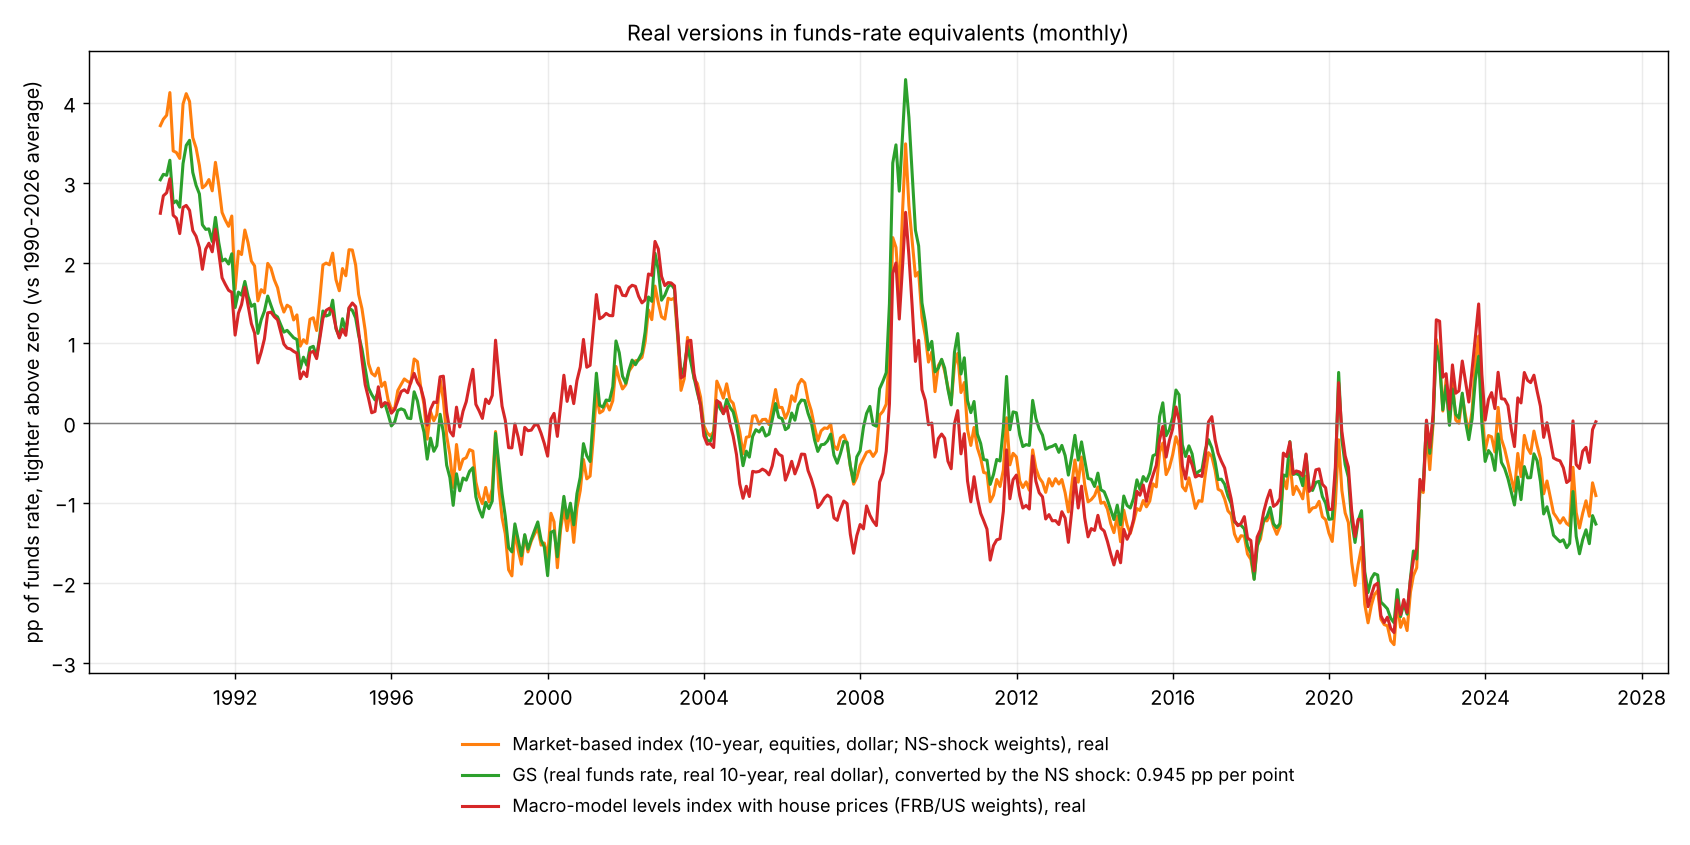

Write Python code to recreate this figure.
"""
One chart of the real versions in funds-rate pp: market-based index (NS-shock weights, real 10-year), GS (real funds rate, real 10-year, real dollar; NS-shock conversion 0.945 pp per point)
and the macro-model levels index with house prices (real policy rate and 10-year). Monthly (end-of-month), demeaned over 1990-2026.
Usage: python experimental/fci_compare/real_three.py        Output: real_three.png
"""
import os, sys
import numpy as np, pandas as pd

HERE = os.path.dirname(os.path.abspath(__file__))
ROOT = os.path.dirname(os.path.dirname(HERE))
sys.path.insert(0, os.path.join(ROOT, "experimental", "path_fci"))
import path_fci as P
import path_fci_gss_ns as Q


def main():
    ev = P.events(P.USMPD)
    d = ev.dropna(subset=Q.FUT + ["UST2Y"] + list(Q.ENDOG.values())).reset_index(drop=True)
    gss, ns, _, _ = Q.gss_ns(d)
    w = pd.Series(Q.estimate(d, ns, True)[0], index=list(Q.ENDOG))
    P.L.REAL10 = True; P.L.RSTAR = False
    X, G = P.L.build()
    mkt = sum(w[n] * P.VARS[n][1] * (X[P.VARS[n][0]] - X[P.VARS[n][0]].mean()) for n in w.index) * 0.983
    gs_real = G.fci.reindex(X.index) - (0.044 + 0.451) * X.einf + 0.06 * (100 * X.lnrusd - 100 * np.log(G.x_usd.reindex(X.index)))
    gs = (gs_real - gs_real.mean()) * 0.945
    mm = pd.read_csv(os.path.join(ROOT, "experimental", "ms_fci", "macro_model_levels_daily_real10.csv"), parse_dates=["date"]).set_index("date")["with house prices"]
    D = pd.concat({"MKT": mkt, "GS": gs, "MACRO": mm}, axis=1).dropna()
    M = D.resample("ME").last()
    print("monthly corr of levels:\n", M.corr().round(2).to_string())
    print("12-month changes:\n", M.diff(12).corr().round(2).to_string())
    print("since 1998, levels:", M.loc["1998":].corr().round(2).values[np.triu_indices(3, 1)], "(MKT/GS, MKT/MACRO, GS/MACRO)")
    print("sd:", D.std().round(2).to_dict(), "| latest:", D.iloc[-1].round(2).to_dict())
    for lab, d0 in (("since 27 Feb 2026", "2026-02-27"), ("since 27 Aug 2026", "2026-08-27")):
        print(lab, {k: round(float(D[k].iloc[-1] - D[k].loc[:d0].iloc[-1]), 2) for k in D})
    import matplotlib
    matplotlib.use("Agg")
    import matplotlib.pyplot as plt
    fig, ax = plt.subplots(figsize=(13, 6.5))
    ax.plot(M.index, M.MKT, color="#ff7f0e", lw=1.7, label="Market-based index (10-year, equities, dollar; NS-shock weights), real")
    ax.plot(M.index, M.GS, color="#2ca02c", lw=1.7, label="GS (real funds rate, real 10-year, real dollar), converted by the NS shock: 0.945 pp per point")
    ax.plot(M.index, M.MACRO, color="#d62728", lw=1.7, label="Macro-model levels index with house prices (FRB/US weights), real")
    ax.axhline(0, color="gray", lw=0.8); ax.grid(alpha=0.25); ax.tick_params(labelsize=11)
    ax.set_ylabel("pp of funds rate, tighter above zero (vs 1990-2026 average)", fontsize=11)
    ax.set_title("Real versions in funds-rate equivalents (monthly)", fontsize=12)
    ax.legend(loc="upper center", bbox_to_anchor=(0.5, -0.07), ncol=1, fontsize=10, frameon=False)
    fig.tight_layout(); fig.savefig(os.path.join(HERE, "real_three.png"), dpi=130)


if __name__ == "__main__":
    main()
